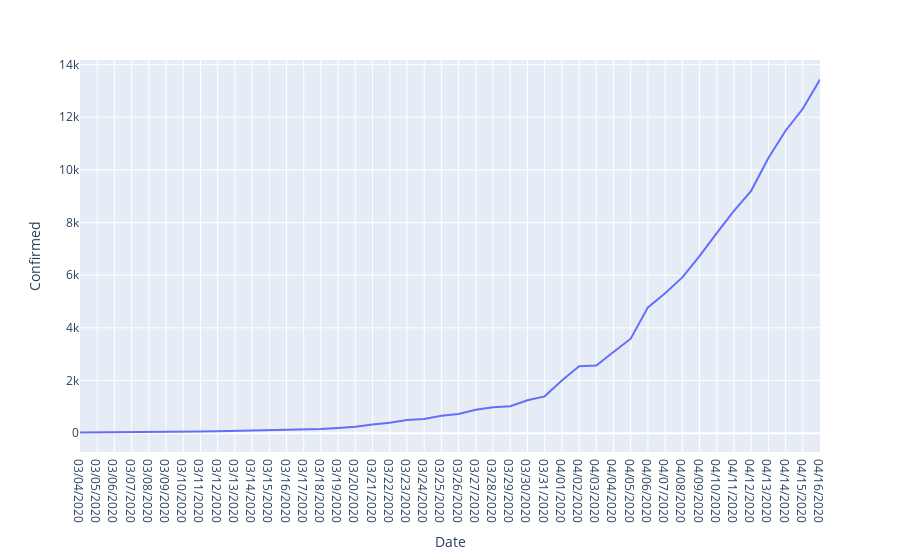

The code cell stored with this chart in its notebook:
### Code cell
fig_31.show()

### Figure 1 — Plotly figure (JSON) as saved in the notebook; plotly's stock layout.template omitted (floating-point values rounded to 4 significant figures)
{"data": [{"hovertemplate": "Date=%{x}<br>Confirmed=%{y}<extra></extra>", "legendgroup": "", "line": {"color": "#636efa", "dash": "solid"}, "mode": "lines", "name": "", "showlegend": false, "type": "scatter", "x": ["03/04/2020", "03/05/2020", "03/06/2020", "03/07/2020", "03/08/2020", "03/09/2020", "03/10/2020", "03/11/2020", "03/12/2020", "03/13/2020", "03/14/2020", "03/15/2020", "03/16/2020", "03/17/2020", "03/18/2020", "03/19/2020", "03/20/2020", "03/21/2020", "03/22/2020", "03/23/2020", "03/24/2020", "03/25/2020", "03/26/2020", "03/27/2020", "03/28/2020", "03/29/2020", "03/30/2020", "03/31/2020", "04/01/2020", "04/02/2020", "04/03/2020", "04/04/2020", "04/05/2020", "04/06/2020", "04/07/2020", "04/08/2020", "04/09/2020", "04/10/2020", "04/11/2020", "04/12/2020", "04/13/2020", "04/14/2020", "04/15/2020", "04/16/2020"], "xaxis": "x", "y": [28, 30, 31, 34, 39, 43, 56, 62, 73, 82, 102, 113, 119, 142, 156, 194, 244, 330, 396, 499, 536, 657, 727, 887, 987, 1024, 1251, 1397, 1998, 2543, 2567, 3082, 3588, 4778, 5311, 5916, 6725, 7598, 8446, 9205, 10453, 11487, 12322, 13430], "yaxis": "y"}], "layout": {"legend": {"tracegroupgap": 0}, "margin": {"t": 60}, "xaxis": {"anchor": "y", "domain": [0, 1], "title": {"text": "Date"}}, "yaxis": {"anchor": "x", "domain": [0, 1], "title": {"text": "Confirmed"}}}}
